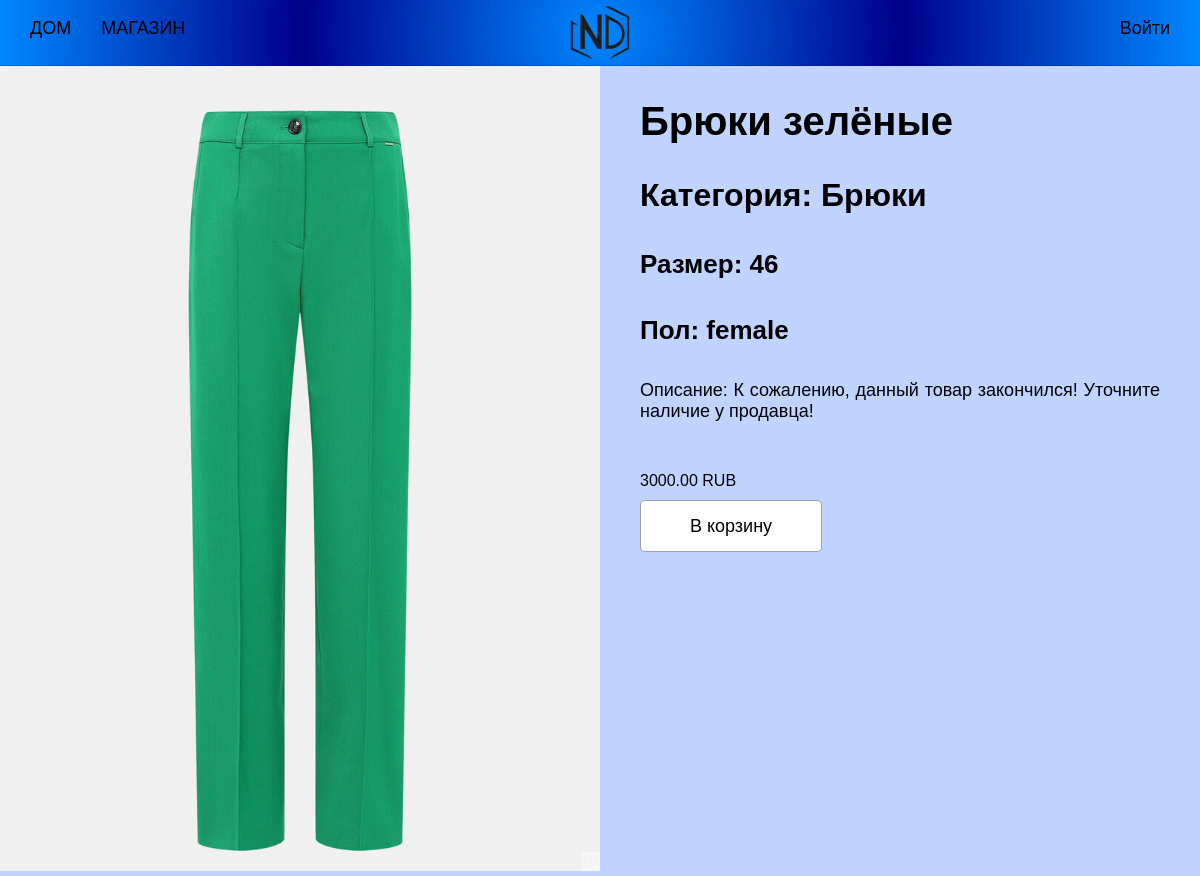
Screenshot of /shop/bryuki-zelyonye/ with the database file from the repository.
### main/models.py (models this page shows, shortened)
class Product(models.Model):
    category = models.ForeignKey(Category, related_name='products',
                                 on_delete=models.PROTECT)
    name = models.CharField(max_length=50)
    slug = models.SlugField(max_length=50)
    image = models.ImageField(upload_to='products/%Y/%m/%d', blank=True)
    description = models.TextField(blank=True)
    gender = models.CharField(max_length=10, choices=GENDER, default='Женский')
    size = models.IntegerField(max_length=10, default=30)
    price = models.DecimalField(max_digits=10, decimal_places=2)
    available = models.BooleanField(default=True)
    created = models.DateTimeField(auto_now_add=True)
    updated = models.DateTimeField(auto_now=True)
    discount = models.DecimalField(default=0.00, max_digits=5,
                                   decimal_places=2)
    class Meta:
        ordering = ['name']
        indexes = [models.Index(fields=['id', 'slug']),
                   models.Index(fields=['name']),
                   models.Index(fields=['-created'])]

class Category(models.Model):
    name  = models.CharField(max_length=20, unique=True)
    slug = models.SlugField(max_length=20, unique=True)
    class Meta:
        ordering = ['name']
        indexes = [models.Index(fields=['name'])]
        verbose_name = 'Category'
        verbose_name_plural = 'Categories'
    def __str__(self):
        return self.name

### main/views.py (the view)
# urls.py: path('shop/<slug:slug>/', views.product_details, name='product_detail'),
def product_details(request, slug):
    product = get_object_or_404(Product, slug=slug, available=True)
    cart_product_form = CartAddProductForm
    return render(request, 'main/product/detail.html', {'product':product,
                                                        'cart_product_form': cart_product_form})

### cart/context_processors.py (called while the page is built)
def cart(request):
    return {'cart': Cart(request)}

### main/templates/main/product/detail.html (shortened to what this page needs)
{% extends 'main/base.html' %}
{% load static %}
{% block content %}
<div class="detail-product">
    <div class="detail-img">
        <img src="{% if product.image %}{{ product.image.url }}{% else %}{% static 'img/no_image.png' %}{% endif %}" alt="" class="detail-image">
    </div>
    <div class="detail-description">
        <h2>{{ product.name }}</h2>
        <h3>Категория: {{ product.category }}</h3>
        <h4>Размер: {{ product.size }}</h4>
        <h4>Пол: {{ product.gender }}</h4>
        <p class="p-description">Описание: {{ product.description }}</p>
        {% if product.discount %}
            <div class="cart_discount">
                <p class="line">{{ product.price }}</p>
                <p>{{ product.sell_price }} RUB</p>
            </div>
        {% else %}
            <p class="price">{{ product.price }} RUB</p>
        {% endif %}
        <a href="#" class="cart-btn">В корзину</a>
    </div>
</div>
{% endblock content %}

### main/static/css/base.css (style rules this page uses)
:root { --box-shadow: 0 0 20px rgb(0, 255, 255); --text-shadow: 0 0 10px rgb(0, 255, 255); --gradient-logo: radial-gradient(circle,rgba(0, 136, 255, 1) 0%, rgb(0, 0, 139) 50%, rgba(0, 136, 255, 1) 100%); --gradient-c: linear-gradient(180deg,rgba(40, 40, 176, 1) 0%, rgba(0, 136, 255, 1) 50%, rgba(40, 40, 176, 1) 100%); }
h2 { font-size: 40px; }
h3 { font-size: 32px; }
h4 { font-size: 26px; }
body { background-color: rgb(193, 212, 255); margin: 0; padding: 0; font-family:'Lucida Sans', 'Lucida Sans Regular', 'Lucida Grande', 'Lucida Sans Unicode', Geneva, Verdana, sans-serif; font-size: 18px; }
a { text-decoration: none; color: black; }
.price { font-size: 16px; padding: 0; margin: 0; margin: 35px 0 10px 0; max-width: 195px; }
.detail-product { display: flex; justify-content: flex-start; }
.detail-image { height: 100%; max-width: 50vw; }
.detail-description { margin: 0 40px; text-align: justify; margin-bottom: 48px; }
.p-description { margin-bottom: 50px; }
.cart-btn { display: flex; align-items: center; justify-content: center; width: 180px; height: 50px; background-color: #fff; border: 1px solid rgba(0, 0, 0, 0.37); border-radius: 5px; }

### rows the page displays
Product: image (picture), name "Брюки зелёные", category "Брюки", size "46", gender "female", description "К сожалению, данный товар закончился! Уточните наличие у продавца!", price "3000.00"
